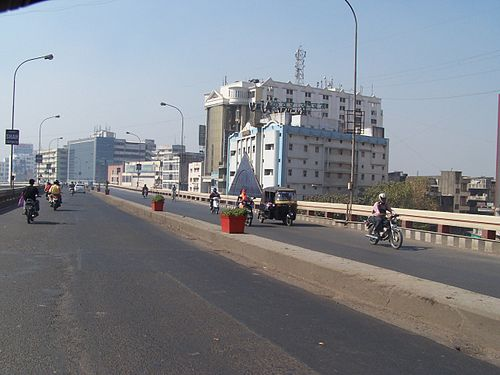
#> input picture home.jpg, 500 x 375 px
$ python siftKeyPoints.py
#> lines starting #> are read from the running program, lines starting #| are printed output that depends on the picture; after the words box and inside, x2 and y2 are one past the last pixel; in counts of white or black regions, pixels touching at a corner belong together
import numpy as np
import cv2
img = cv2.imread('home.jpg')
#> img is the input picture: shape (375, 500, 3); mean B, G, R 139.9, 133.2, 129.4
sift = cv2.xfeatures2d.SIFT_create()
kp = sift.detect(img,None)
#> kp = 700 keypoints; strongest (x, y, size): (385, 229, 2.1), (215, 204, 3), (198, 199, 1.9), (374, 212, 1.9)
img=cv2.drawKeypoints(img,kp,img)
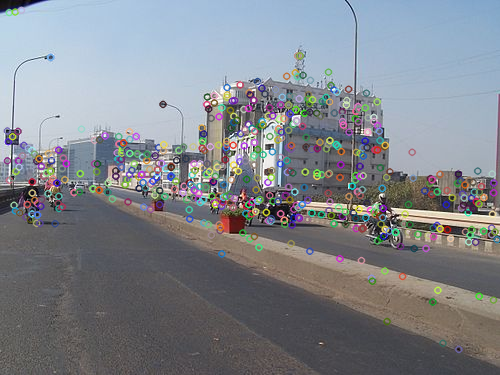
#> img: shape (375, 500, 3); 12.28% of pixels changed, all inside (x1, y1, x2, y2) = (3, 6, 500, 354)
cv2.imwrite('sift_keypoints.jpg',img)
